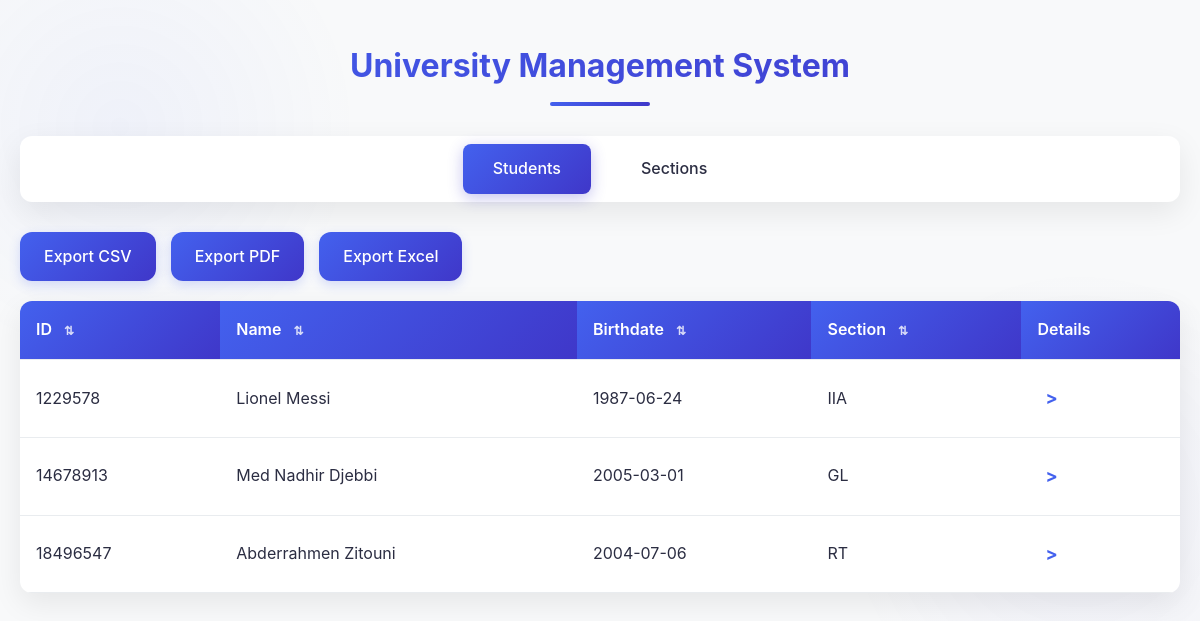
The page / on the database its author committed.
### tables this page shows
CREATE TABLE etudiant (
    id INT PRIMARY KEY,
    Name VARCHAR(50) NOT NULL,
    section_id INT NOT NULL,
    birthday DATE,
    FOREIGN KEY (section_id) REFERENCES section(id)
);

CREATE TABLE section (
    id INT PRIMARY KEY,
    designation VARCHAR(10) NOT NULL,
    description TEXT NOT NULL
);

### index.php (the view, shortened to what this page needs)
<?php
include('database.php');
$currentTab = isset($_GET['tab']) ? $_GET['tab'] : 'students';
$sort_column = isset($_GET['sort_column']) ? $_GET['sort_column'] : '';
$sort_order = isset($_GET['sort_order']) ? $_GET['sort_order'] : '';
$order_by = ($sort_column && $sort_order) ? "ORDER BY $sort_column $sort_order" : '';
if ($currentTab === 'students') {
    $query = "SELECT e.id, e.Name, e.birthday, s.designation as section_name
              FROM etudiant e
              JOIN section s ON e.section_id = s.id $order_by";
    $stmt = $pdo->prepare($query);
    $stmt->execute();
    $data = $stmt->fetchAll(PDO::FETCH_ASSOC);
} else {
    $query = "SELECT id, designation, description FROM section $order_by";
    $stmt = $pdo->prepare($query);
    $stmt->execute();
    $data = $stmt->fetchAll(PDO::FETCH_ASSOC);
}
require_once 'export.php';
?>
<!DOCTYPE html>
<html>
<head>
    <link rel="stylesheet" href="indexS.css">
</head>
<body>
    <h1>University Management System</h1>
    <div class="tabs">
        <div class="tab <?= $currentTab === 'students' ? 'active' : '' ?>">
            <a href="?tab=students">Students</a>
        </div>
        <div class="tab <?= $currentTab === 'sections' ? 'active' : '' ?>">
            <a href="?tab=sections">Sections</a>
        </div>
    </div>
    <?php if ($currentTab === 'students'): ?>
        <?php if (count($data) > 0): ?>
            <div class="export-buttons" style="margin: 10px 0; text-align: left;">
                <a href="export.php?export=1&type=csv&tab=<?= $currentTab ?><?= $sort_column ? '&sort_column='.$sort_column : '' ?><?= $sort_order ? '&sort_order='.$sort_order : '' ?>" class="action-btn btn-primary">Export CSV</a>
                <a href="export.php?export=1&type=pdf&tab=<?= $currentTab ?><?= $sort_column ? '&sort_column='.$sort_column : '' ?><?= $sort_order ? '&sort_order='.$sort_order : '' ?>" class="action-btn btn-primary">Export PDF</a>
                <a href="export.php?export=1&type=excel&tab=<?= $currentTab ?><?= $sort_column ? '&sort_column='.$sort_column : '' ?><?= $sort_order ? '&sort_order='.$sort_order : '' ?>" class="action-btn btn-primary">Export Excel</a>
            </div>
            <table>
                <tr>
                    <th>ID
                        <a href='?tab=students&sort_column=id&sort_order=asc' class='sort-btn'>&#8645;</a>
                    </th>
                    <th>Name
                        <a href='?tab=students&sort_column=Name&sort_order=asc' class='sort-btn'>&#8645;</a>
                    </th>
                    <th>Birthdate
                        <a href='?tab=students&sort_column=birthday&sort_order=asc' class='sort-btn'>&#8645;</a>
                    </th>
                    <th>Section
                        <a href='?tab=students&sort_column=section_name&sort_order=asc' class='sort-btn'>&#8645;</a>
                    </th>
                    <th>Details</th>
                </tr>
                <?php foreach ($data as $row): ?>
                    <tr>
                        <td><?= htmlspecialchars($row['id']) ?></td>
                        <td><?= htmlspecialchars($row['Name']) ?></td>
                        <td><?= htmlspecialchars($row['birthday']) ?></td>
                        <td><?= htmlspecialchars($row['section_name']) ?></td>
                        <td><a href='detailEtudiant.php?id=<?= $row['id'] ?>' class='details-link'>></a></td>
                    </tr>
                <?php endforeach; ?>
            </table>
        <?php else: ?>
            <p class="no-data">No students found</p>
        <?php endif; ?>
    <?php endif; ?>
</body>
</html>

### indexS.css (style rules this page uses)
:root { --primary-color: #4361ee; --primary-dark: #3a56d4; --secondary-color: #3f37c9; --error-color: #f72585; --success-color: #4cc9f0; --light-color: #f8f9fa; --dark-color: #212529; --text-color: #2b2d42; --border-radius: 12px; --box-shadow: 0 10px 30px rgba(0, 0, 0, 0.08); --transition: all 0.3s cubic-bezier(0.25, 0.8, 0.25, 1); --gradient: linear-gradient(135deg, #4361ee 0%, #3f37c9 100%); }
* { margin: 0; padding: 0; box-sizing: border-box; font-family: 'Inter', -apple-system, BlinkMacSystemFont, 'Segoe UI', Roboto, Oxygen, Ubuntu, Cantarell, sans-serif; }
body { background-color: #f8f9fa; color: var(--text-color); line-height: 1.6; padding: 20px; max-width: 1200px; margin: 0 auto; background-image: radial-gradient(circle at 10% 20%, rgba(67, 97, 238, 0.05) 0%, transparent 20%), radial-gradient(circle at 90% 80%, rgba(63, 55, 201, 0.05) 0%, transparent 20%); }
h1 { color: var(--dark-color); text-align: center; margin: 20px 0 30px; font-size: 32px; font-weight: 700; padding-bottom: 15px; background: var(--gradient); -webkit-background-clip: text; background-clip: text; color: transparent; position: relative; }
h1::after { content: ''; position: absolute; bottom: 0; left: 50%; transform: translateX(-50%); width: 100px; height: 4px; background: var(--gradient); border-radius: 2px; }
.tabs { display: flex; justify-content: center; margin-bottom: 30px; background: white; padding: 8px; border-radius: var(--border-radius); box-shadow: var(--box-shadow); }
.tab { padding: 12px 30px; margin: 0 10px; text-decoration: none; color: var(--text-color); font-weight: 500; border-radius: 8px; transition: var(--transition); position: relative; }
.tab a { text-decoration: none; color: inherit; }
.tab.active { background: var(--gradient); color: white; box-shadow: 0 4px 15px rgba(63, 55, 201, 0.3); }
.export-buttons { display: flex; justify-content: flex-start; gap: 15px; margin: 20px 0; }
.action-btn { padding: 12px 24px; border-radius: var(--border-radius); text-decoration: none; font-weight: 500; transition: var(--transition); display: inline-flex; align-items: center; gap: 8px; border: none; }
.btn-primary { background: var(--gradient); color: white; box-shadow: 0 4px 12px rgba(67, 97, 238, 0.2); }
table { width: 100%; margin: 20px 0; border-collapse: separate; border-spacing: 0; background: white; border-radius: var(--border-radius); overflow: hidden; box-shadow: var(--box-shadow); animation: fadeIn 0.5s ease-out; }
th, td { padding: 16px; text-align: left; border-bottom: 1px solid #e9ecef; }
th { background: var(--gradient); color: white; font-weight: 600; position: sticky; top: 0; }
.sort-btn { color: white; text-decoration: none; margin-left: 8px; font-size: 12px; opacity: 0.8; transition: var(--transition); }
tr { transition: var(--transition); }
.details-link { color: var(--primary-color); text-decoration: none; font-weight: bold; font-size: 18px; display: inline-block; transition: var(--transition); padding: 8px; }

### rows shown on the page
etudiant: id "1229578", Name "Lionel Messi", birthday "1987-06-24", section.designation "IIA"
etudiant: id "14678913", Name "Med Nadhir Djebbi", birthday "2005-03-01", section.designation "GL"
etudiant: id "18496547", Name "Abderrahmen Zitouni", birthday "2004-07-06", section.designation "RT"
